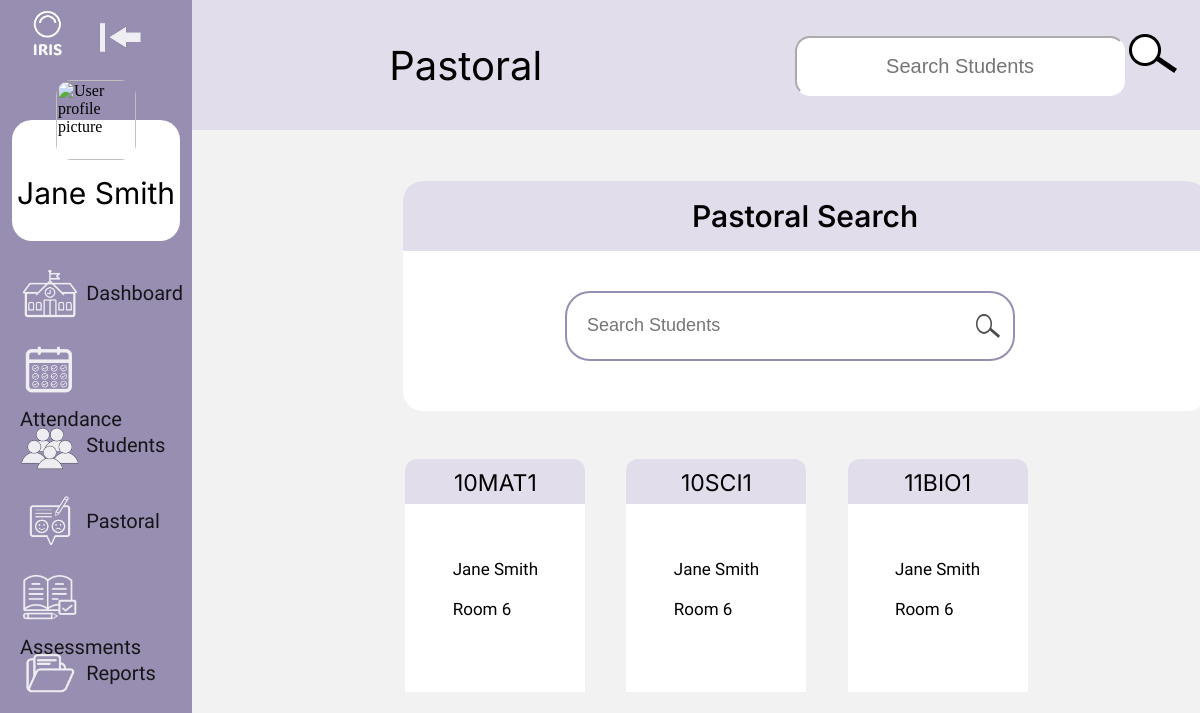
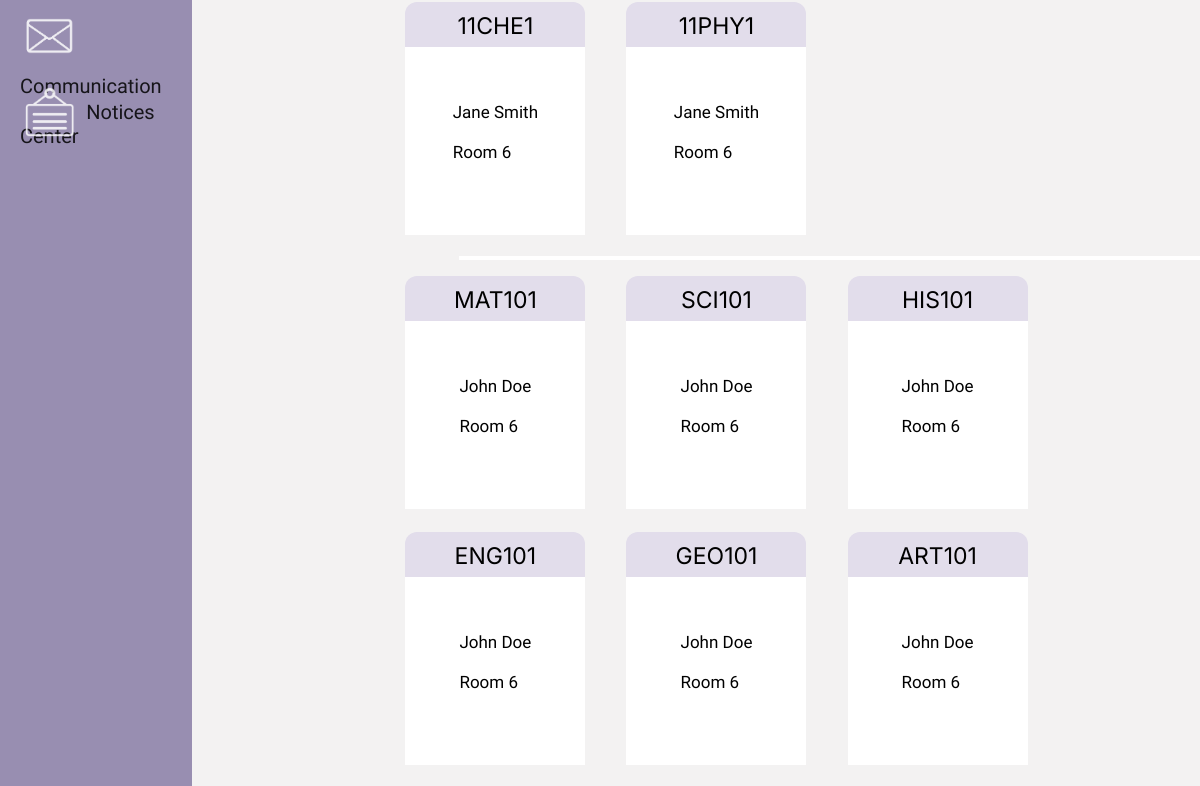
The app's page /pastoralLanding (signed in), older data (2 pictures, top to bottom).
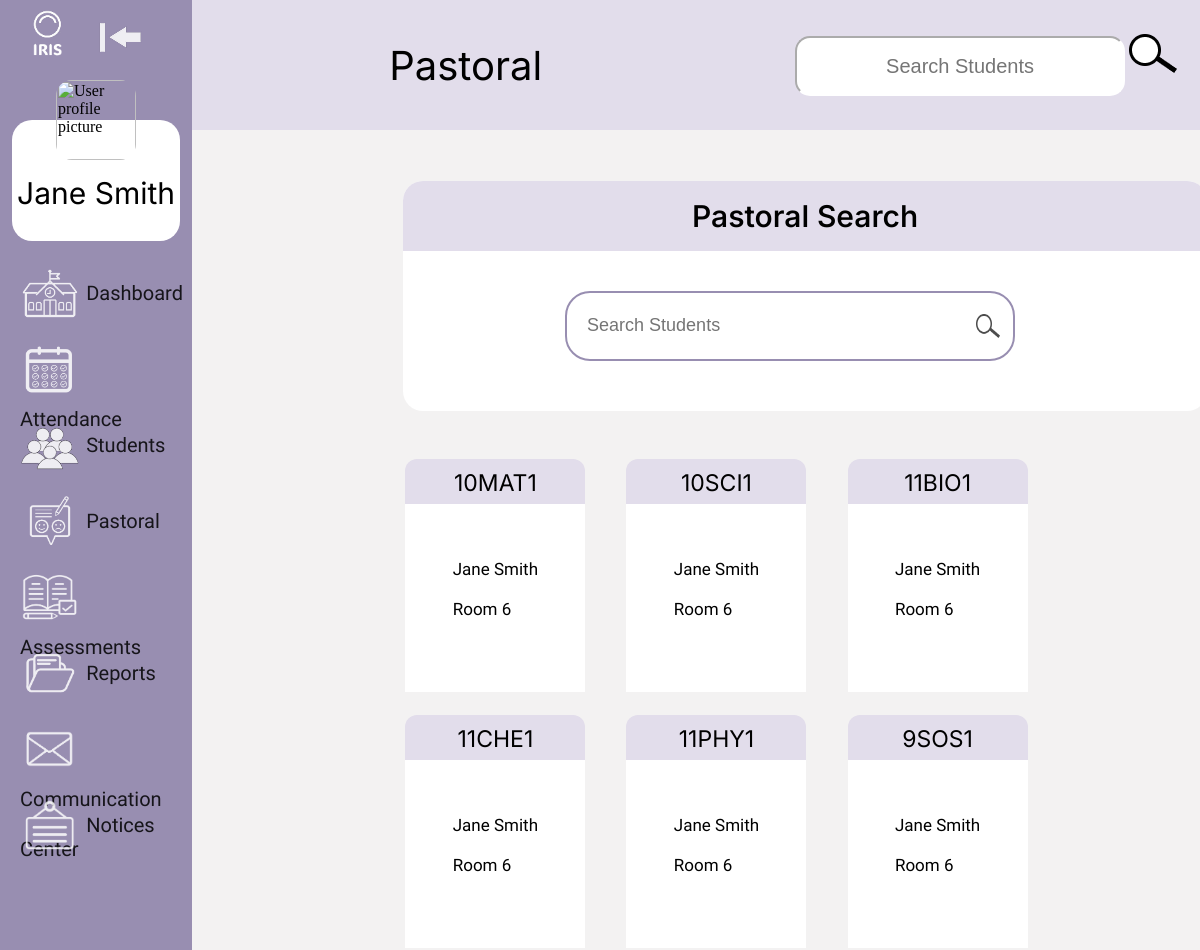
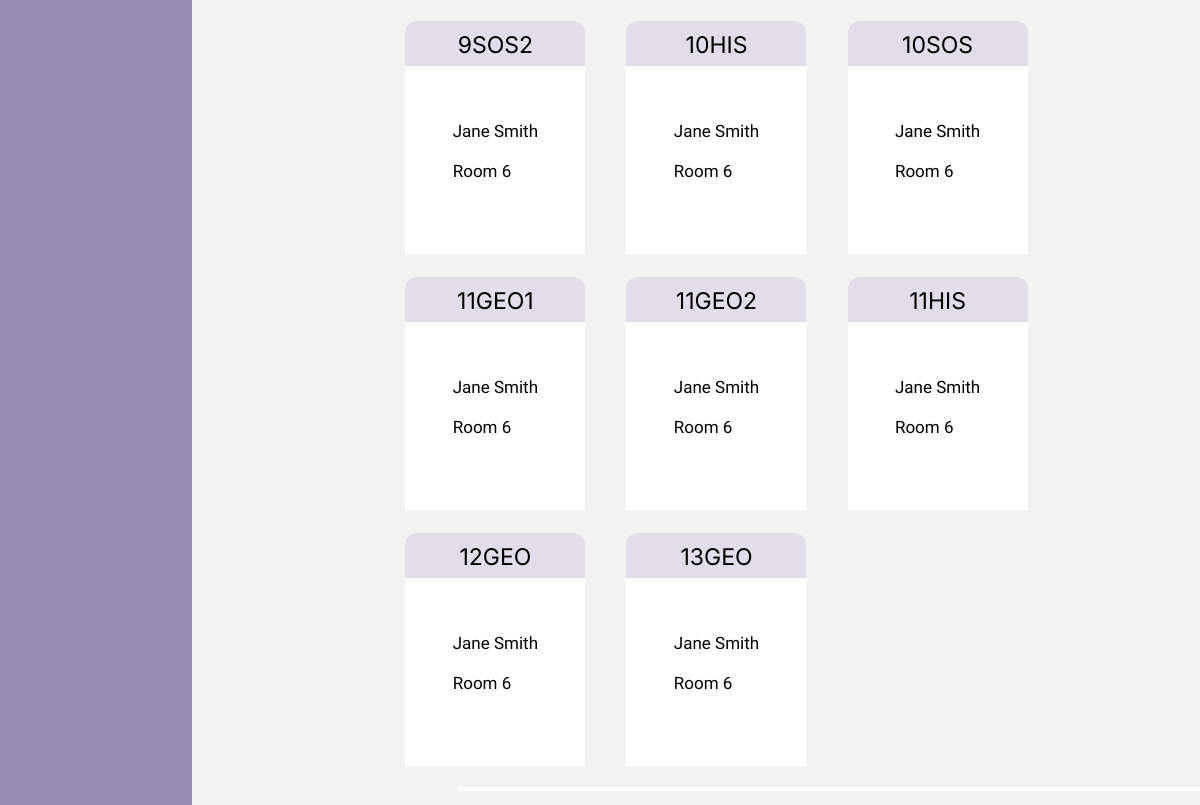
The same page, newer data (2 pictures, top to bottom).
### website/models.py (models this page shows, shortened)
class User(db.Model, UserMixin):
    __tablename__ = 'user'
    id = db.Column(db.Integer, primary_key=True)
    role = db.Column(db.String(20), nullable=False)
    name = db.Column(db.String(50), nullable=False)
    email = db.Column(db.String(120), unique=True, nullable=False)
    password = db.Column(db.String(50))
    gender = db.Column(db.String(15))
    phone_number = db.Column(db.Integer, nullable=True)
    address = db.Column(db.String(255))
    profile = db.Column(db.LargeBinary, nullable=True)
    enrolled_at = db.Column(db.DateTime, default=db.func.current_timestamp())

class Class(db.Model):
    __tablename__ = 'class'
    id = db.Column(db.Integer, primary_key=True, nullable=False)
    year = db.Column(db.Integer, nullable=False)
    subject = db.Column(db.String(15))
    code = db.Column(db.String(15), nullable=False)
    teacher_associations = db.relationship("TeacherClassAssociation", back_populates="class_")
    teachers = db.relationship("Teacher", secondary='teacher_class_association', viewonly=True)
    student_associations = db.relationship('StudentClassAssociation', back_populates='class_')
    assessments = db.relationship('Assessment', backref='class_', lazy=True)
    schedule = db.Column(db.String, nullable=True)
    sessions = db.relationship('ClassSession', backref='class_', cascade="all, delete-orphan")

class Teacher(User):
    __tablename__ = 'teacher'
    id = db.Column(db.Integer, db.ForeignKey('user.id'), primary_key=True, nullable=False)
    class_associations = db.relationship("TeacherClassAssociation", back_populates="teacher")
    classes = db.relationship("Class", secondary='teacher_class_association', viewonly=True)
    dob = db.Column(db.DateTime, nullable=True)

### website/views.py (the view)
@views.route('/pastoralLanding')
def pastoralLanding():
    currentDate = datetime.now().date()
    myClasses = getMyClasses()
    otherClasses = getOtherClasses()
    return render_template("pastoralLanding.html", user=current_user, currentDate=currentDate, myClasses = myClasses, otherClasses = otherClasses)

### website/views.py (called while the page is built)
def getMyClasses():
    userId = current_user.id
    myClassFinder = TeacherClassAssociation.query.filter(
        TeacherClassAssociation.teacher_id == userId
    ).all()
    myClassesIds = [assoc.class_id for assoc in myClassFinder]
    myClasses = Class.query.filter(
        Class.id.in_(myClassesIds)
    ).all()
    return myClasses

def getOtherClasses():
    userId = current_user.id
    associations = TeacherClassAssociation.query.filter(
        TeacherClassAssociation.teacher_id != userId
    ).all()
    otherClasses = [
        (assoc.class_, assoc.teacher.name) for assoc in associations
    ]
    return otherClasses

### website/templates/pastoralLanding.html (shortened to what this page needs)
<link rel="stylesheet" href="{{ url_for('static', filename='css/showstudent.css') }}">
{% extends "navBase.html" %}
{% block pageName %}Pastoral{% endblock %}
{% block content %}
<div class="wholePageContainer">
    <div class="search_container">
        <div class="search header">
            Pastoral Search
        </div>
        <div class="search function">
            <div class="student_search_bar">
                <input class="student_search_input" type="text" id="student_search" placeholder="Search Students">
            </div>
        </div>
    </div>
    <div class="classPageFlexContainer">
        {% for class in myClasses %}
            <div class="classBoxFlexItem">
                <div class="classCodeArea">
                {{ class.code }}
                </div>
                <div class="classWhiteArea">
                    <br><br>{{user.name}}<br><br>Room 6
                </div>
            </div>
        {% endfor %}
        <br>
    </div>
    <div class="classDivide">
    </div>
    <div class="classPageFlexContainer2">
        {% for class_, teacher_name in otherClasses %}
            <div class="classBoxFlexItem2">
                <div class="classCodeArea2">
                {{ class_.code }}
                </div>
                <div class="classWhiteArea2">
                    <br><br>{{teacher_name}}<br><br>Room 6
                </div>
            </div>
        {% endfor %}
    </div>
</div>
{% endblock %}

### website/templates/navBase.html (shortened to what this page needs)
<!DOCTYPE html>
<html>
    <head>
        <link rel="stylesheet" href="{{ url_for('static', filename='css/navBase.css') }}">
    </head>
    <body>
        <div class="container">
            <div id="mySideNav" class="sideNav">
                <img class="irisLogo" src="{{ url_for('static', filename='images/icons/whiteIrisLogo.png') }}" alt="IRIS logo">
                <a href="javascript:void(0)" class="navToggleBtn" onclick="toggleNav()"><img src="{{ url_for('static', filename='images/icons/closeNav.png') }}"></a>
                <div class="userProfile">
                    <img class="userProfileImg" src="{{ url_for('views.getProfileImage', user_id=user.id) }}" alt="User profile picture">
                    <div class="userName">{{user.name}}</div>
                </div>
                <a href="/dashboard" class="navItem"><img class="navIcon" src="{{ url_for('static', filename='images/icons/dashboard.png') }}" alt="Dashboard icon">
                    <span>Dashboard</span>
                </a>
                <a href="/attendanceLanding" class="navItem"><img class="navIcon" src="{{ url_for('static', filename='images/icons/attendance.png') }}" alt="Attendance icon">
                    <span>Attendance</span>
                </a>
                <a href="/studentsLanding" class="navItem"><img class="navIcon" src="{{ url_for('static', filename='images/icons/students.png') }}" alt="Students icon">
                    <span>Students</span>
                </a>
                <a href="/pastoralLanding" class="navItem"><img class="navIcon" src="{{ url_for('static', filename='images/icons/pastoral.png') }}" alt="Pastoral icon">
                    <span>Pastoral</span>
                </a>
                <a href="/assessmentsLanding" class="navItem"><img class="navIcon" src="{{ url_for('static', filename='images/icons/markbooks.png') }}" alt="Markbooks icon">
                    <span>Assessments</span>
                </a>
                <a href="/reportsLanding" class="navItem"><img class="navIcon" src="{{ url_for('static', filename='images/icons/reports.png') }}" alt="Reports icon">
                    <span>Reports</span>
                </a>
                <a href="/communication" class="navItem"><img class="navIcon" src="{{ url_for('static', filename='images/icons/communication.png') }}" alt="Communication Center icon">
                    <span>Communication Center</span>
                </a>
                <a href="/notice" class="navItem"><img class="navIcon" src="{{ url_for('static', filename='images/icons/notices.png') }}" alt="Notices icon">
                    <span>Notices</span>
                </a>
            </div>
            <div id="content">
                <div class="topNav">
                    <div class="pageName">{%block pageName %}Nav Base{% endblock %}</div>
                    {% include 'searchStudent.html' %}
                </div>
                <div class="block_content">
                    {% block content %}{% endblock %}
                </div>
            </div>
        </div>
    </body>
</html>

### website/templates/searchstudent.html (shortened to what this page needs)
<!DOCTYPE html>
<html>
    <head>
        <link rel="stylesheet" href="{{ url_for('static', filename='css/searchstudent.css') }}">
    </head>
    <body>
        <div class="search-bar">
            <input class="search-input" type="text" id="search" placeholder="Search Students">
            <img class="search-icon" src="{{ url_for('static', filename='images/icons/search.png') }}" alt="search icon">
        </div>
    </body>
</html>

### website/static/css/showstudent.css (style rules this page uses)
.pageName { font-family: 'Inter', sans-serif; }
.wholePageContainer { display: flex; flex-direction: row; flex-wrap: wrap; margin-top: 5%; margin-left: 10%; }
.search_container { width: 860px; height: 230px; background-color: white; display: grid; border-radius: 20px; grid-template-rows: 100px auto; grid-template-columns: 1fr; grid-template-areas: "header" "function"; gap: 10px; margin-left: 12%; }
.search.header { grid-area: header; background-color: #E2DDEB; border-radius: 20px 20px 0 0 ; text-align: center; display: flex; justify-content: center; align-items: center; font-size: 30px; font-family: 'Inter', sans-serif; font-weight: 550; height: 70px; }
.search.function { grid-area: function; display: flex; justify-content: center; align-items: flex-start; width: 100%; height: auto; }
.student_search_bar { position: relative; display: inline-block; margin-right: 30px; font-family: 'acme', sans-serif; }
.student_search_input { font-size: 18px; height: 70px; width: 450px; padding: 0 45px 0 20px; text-align: left; border: 2px solid #988EB1; border-radius: 25px; background-color: white; color: #333; transition: border-color 0.3s ease, box-shadow 0.3s ease; }
.classPageFlexContainer { display: flex; flex-direction: row; flex-wrap: wrap; width: 910px; margin-top: 5%; margin-left: 10%; }
.classBoxFlexItem { display: flex; flex-direction: column; background-color: white; height: 215px; width: 180px; margin: 2.5%; }
.classCodeArea { display: flex; flex-direction: column; color: black; background-color: #E2DDEB; border-top-left-radius: 12px; border-top-right-radius: 12px; padding-top: 10px; align-items: center; margin-top: -10%; height: 40px; font-family: 'Inter', sans-serif; font-size: 23px; }
.classWhiteArea { display: flex; flex-direction: column; height: 200px; margin-top: 15px; font-family: 'Acme', sans-serif; align-items: center; font-size: 17px; }
.classDivide { background-color: white; height: 4.5px; color: white; width: 850px; margin-left: 165px; }

### website/static/css/navBase.css (style rules this page uses)
html, body { margin: 0; padding: 0; height: 100%; width: 100%; }
.container { min-height: 100vh; width: 100vw; margin: 0; padding: 0; background-color: #F3F2F2; display: flex; }
.sideNav { height: 100%; width: 16%; position: fixed; z-index: 1; top: 0; left: 0; background-color: #988EB1; overflow-x: hidden; padding-top: 60px; }
.irisLogo { display: block; height: 55px; width: auto; position: absolute; top: 0; left: 25px; margin-right: 50px; padding-top: 5%; }
.sideNav .navToggleBtn { position: absolute; top: 0px; right: 25px; height: 40px; width: auto; margin-left: 50px; }
.userProfile { height: 200px; width: 100%; display: flex; flex-direction: column; align-items: center; justify-content: center; gap: 10px; position: relative; }
.userProfileImg { height: 80px; width: auto; object-fit: cover; border-radius: 20%; position: relative; z-index: 2; margin-bottom: -50px; }
.userName { display: flex; flex-direction: column; align-items: center; justify-content: center; background-color: #ffffff; padding-top: 55px; padding-bottom: 30px; border-radius: 20px; text-align: center; color: #000000; font-size: 30px; width: 87%; box-sizing: border-box; position: relative; z-index: 1; font-family: 'Inter', sans-serif; }
.sideNav a { padding: 8px 8px 8px 20px; text-decoration: none; font-size: 25px; color: #000000; opacity: 85%; display: block; transition: 0.3s; }
.navItem { display: flex; align-items: center; gap: 10px; justify-content: flex-start; height: 60px; font-family: "Acme", sans-serif; }
.navItem span { font-size: 20px; cursor: pointer; vertical-align: middle; line-height: 50px; }
.navIcon { height: 50px; width: 60px; min-width: 58px; object-fit: contain; vertical-align: middle; }
#content { margin-left: 16%; width: 100%; height: 100vh; display: flex; flex-direction: column; }
.topNav { background-color: #E2DDEB; width: 100%; height: 130px; display: flex; justify-content: space-between; align-items: center; }
.pageName { padding: 20px; width: 50%; height: auto; text-align: center; font-size: 40px; font-family: 'Inter', sans-serif; }
.block_content { width: 100%; flex: 1; overflow-y: auto; }

### website/static/css/searchstudent.css (style rules this page uses)
.search-bar { grid-column: 2; align-content: center; justify-self: center; align-items: center; margin-right: 30px; position: relative; display: inline-block; }
.search-input { font-size: 20px; height: 60px; width: 330px; text-align: center; border-color: white; border-radius: 15px; }
.search-icon { width: auto; height: auto; max-width: none; max-height: none; }

Row changes from the older to the newer data that the page shows:
no longer on this page (row unchanged): Teacher: code "MAT101", name "John Doe", code "SCI101", code "HIS101", code "ENG101", code "GEO101", code "ART101"
added Class: code "9SOS1", {{ user.name }} "Jane Smith"
added Class: code "9SOS2", {{ user.name }} "Jane Smith"
added Class: code "10HIS", {{ user.name }} "Jane Smith"
added Class: code "10SOS", {{ user.name }} "Jane Smith"
added Class: code "11GEO1", {{ user.name }} "Jane Smith"
added Class: code "11GEO2", {{ user.name }} "Jane Smith"
added Class: code "11HIS", {{ user.name }} "Jane Smith"
added Class: code "12GEO", {{ user.name }} "Jane Smith"
added Class: code "13GEO", {{ user.name }} "Jane Smith"
